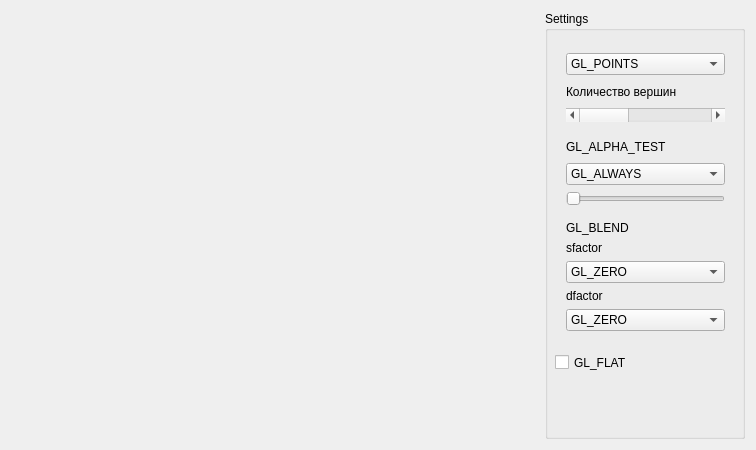
<?xml version="1.0" encoding="UTF-8"?>
<ui version="4.0">
 <class>MainWindow</class>
 <widget class="QMainWindow" name="MainWindow">
  <property name="geometry">
   <rect>
    <x>0</x>
    <y>0</y>
    <width>756</width>
    <height>450</height>
   </rect>
  </property>
  <property name="windowTitle">
   <string>MainWindow</string>
  </property>
  <widget class="QWidget" name="centralWidget">
   <layout class="QHBoxLayout" name="horizontalLayout_2">
    <item>
     <widget class="GLWidget" name="widget" native="true">
      <property name="sizePolicy">
       <sizepolicy hsizetype="Expanding" vsizetype="Expanding">
        <horstretch>0</horstretch>
        <verstretch>0</verstretch>
       </sizepolicy>
      </property>
     </widget>
    </item>
    <item>
     <widget class="QGroupBox" name="groupBox">
      <property name="sizePolicy">
       <sizepolicy hsizetype="Preferred" vsizetype="Preferred">
        <horstretch>0</horstretch>
        <verstretch>0</verstretch>
       </sizepolicy>
      </property>
      <property name="minimumSize">
       <size>
        <width>200</width>
        <height>0</height>
       </size>
      </property>
      <property name="title">
       <string>Settings</string>
      </property>
      <widget class="QCheckBox" name="isFlatCheckBox">
       <property name="geometry">
        <rect>
         <x>10</x>
         <y>340</y>
         <width>81</width>
         <height>23</height>
        </rect>
       </property>
       <property name="text">
        <string>GL_FLAT</string>
       </property>
      </widget>
      <widget class="QWidget" name="">
       <property name="geometry">
        <rect>
         <x>10</x>
         <y>31</y>
         <width>181</width>
         <height>300</height>
        </rect>
       </property>
       <layout class="QVBoxLayout" name="verticalLayout_3">
        <property name="spacing">
         <number>15</number>
        </property>
        <item>
         <layout class="QVBoxLayout" name="verticalLayout">
          <item>
           <widget class="QComboBox" name="comboBox">
            <item>
             <property name="text">
              <string>GL_POINTS</string>
             </property>
            </item>
            <item>
             <property name="text">
              <string>GL_LINES</string>
             </property>
            </item>
            <item>
             <property name="text">
              <string>GL_LINE_STRIP</string>
             </property>
            </item>
            <item>
             <property name="text">
              <string>GL_LINE_LOOP</string>
             </property>
            </item>
            <item>
             <property name="text">
              <string>GL_TRIANGLES</string>
             </property>
            </item>
            <item>
             <property name="text">
              <string>GL_TRIANGLE_STRIP</string>
             </property>
            </item>
            <item>
             <property name="text">
              <string>GL_TRIANGLE_FAN</string>
             </property>
            </item>
            <item>
             <property name="text">
              <string>GL_QUADS</string>
             </property>
            </item>
            <item>
             <property name="text">
              <string>GL_QUAD_STRIP</string>
             </property>
            </item>
            <item>
             <property name="text">
              <string>GL_POLYGON</string>
             </property>
            </item>
           </widget>
          </item>
          <item>
           <widget class="QLabel" name="label">
            <property name="text">
             <string>Количество вершин</string>
            </property>
           </widget>
          </item>
          <item>
           <widget class="QScrollBar" name="horizontalScrollBar">
            <property name="minimum">
             <number>3</number>
            </property>
            <property name="maximum">
             <number>20</number>
            </property>
            <property name="orientation">
             <enum>Qt::Horizontal</enum>
            </property>
           </widget>
          </item>
         </layout>
        </item>
        <item>
         <layout class="QVBoxLayout" name="verticalLayout_2">
          <item>
           <widget class="QLabel" name="alphaTestLabel">
            <property name="text">
             <string>GL_ALPHA_TEST</string>
            </property>
           </widget>
          </item>
          <item>
           <widget class="QComboBox" name="alphaTestFunc">
            <property name="currentIndex">
             <number>7</number>
            </property>
            <item>
             <property name="text">
              <string>GL_NEVER</string>
             </property>
            </item>
            <item>
             <property name="text">
              <string>GL_LESS</string>
             </property>
            </item>
            <item>
             <property name="text">
              <string>GL_EQUAL</string>
             </property>
            </item>
            <item>
             <property name="text">
              <string>GL_LEQUAL</string>
             </property>
            </item>
            <item>
             <property name="text">
              <string>GL_GREATER</string>
             </property>
            </item>
            <item>
             <property name="text">
              <string>GL_NOTEQUAL</string>
             </property>
            </item>
            <item>
             <property name="text">
              <string>GL_GEQUAL</string>
             </property>
            </item>
            <item>
             <property name="text">
              <string>GL_ALWAYS</string>
             </property>
            </item>
           </widget>
          </item>
          <item>
           <widget class="QSlider" name="alphaTestRef">
            <property name="maximum">
             <number>100</number>
            </property>
            <property name="orientation">
             <enum>Qt::Horizontal</enum>
            </property>
           </widget>
          </item>
         </layout>
        </item>
        <item>
         <layout class="QVBoxLayout" name="verticalLayout_4">
          <item>
           <widget class="QLabel" name="label_2">
            <property name="text">
             <string>GL_BLEND</string>
            </property>
           </widget>
          </item>
          <item>
           <widget class="QLabel" name="label_4">
            <property name="text">
             <string>sfactor</string>
            </property>
           </widget>
          </item>
          <item>
           <widget class="QComboBox" name="sfactor">
            <item>
             <property name="text">
              <string>GL_ZERO</string>
             </property>
            </item>
            <item>
             <property name="text">
              <string>GL_ONE</string>
             </property>
            </item>
            <item>
             <property name="text">
              <string>GL_SRC_COLOR</string>
             </property>
            </item>
            <item>
             <property name="text">
              <string>GL_ONE_MINUS_SRC_COLOR</string>
             </property>
            </item>
            <item>
             <property name="text">
              <string>GL_DST_COLOR</string>
             </property>
            </item>
            <item>
             <property name="text">
              <string>GL_ONE_MINUS_DST_COLOR</string>
             </property>
            </item>
            <item>
             <property name="text">
              <string>GL_SRC_ALPHA</string>
             </property>
            </item>
            <item>
             <property name="text">
              <string>GL_ONE_MINUS_SRC_ALPHA</string>
             </property>
            </item>
            <item>
             <property name="text">
              <string>GL_DST_ALPHA</string>
             </property>
            </item>
            <item>
             <property name="text">
              <string>GL_ONE_MINUS_DST_ALPHA</string>
             </property>
            </item>
            <item>
             <property name="text">
              <string>GL_CONSTANT_COLOR</string>
             </property>
            </item>
            <item>
             <property name="text">
              <string>GL_ONE_MINUS_CONSTANT_COLOR</string>
             </property>
            </item>
            <item>
             <property name="text">
              <string>GL_CONSTANT_ALPHA</string>
             </property>
            </item>
            <item>
             <property name="text">
              <string>GL_ONE_MINUS_CONSTANT_ALPHA</string>
             </property>
            </item>
            <item>
             <property name="text">
              <string>GL_SRC_ALPHA_SATURATE</string>
             </property>
            </item>
           </widget>
          </item>
          <item>
           <widget class="QLabel" name="label_3">
            <property name="text">
             <string>dfactor</string>
            </property>
           </widget>
          </item>
          <item>
           <widget class="QComboBox" name="dfactor">
            <item>
             <property name="text">
              <string>GL_ZERO</string>
             </property>
            </item>
            <item>
             <property name="text">
              <string>GL_ONE</string>
             </property>
            </item>
            <item>
             <property name="text">
              <string>GL_SRC_COLOR</string>
             </property>
            </item>
            <item>
             <property name="text">
              <string>GL_ONE_MINUS_SRC_COLOR</string>
             </property>
            </item>
            <item>
             <property name="text">
              <string>GL_DST_COLOR</string>
             </property>
            </item>
            <item>
             <property name="text">
              <string>GL_ONE_MINUS_DST_COLOR</string>
             </property>
            </item>
            <item>
             <property name="text">
              <string>GL_SRC_ALPHA</string>
             </property>
            </item>
            <item>
             <property name="text">
              <string>GL_ONE_MINUS_SRC_ALPHA</string>
             </property>
            </item>
            <item>
             <property name="text">
              <string>GL_DST_ALPHA</string>
             </property>
            </item>
            <item>
             <property name="text">
              <string>GL_ONE_MINUS_DST_ALPHA</string>
             </property>
            </item>
            <item>
             <property name="text">
              <string>GL_CONSTANT_COLOR</string>
             </property>
            </item>
            <item>
             <property name="text">
              <string>GL_ONE_MINUS_CONSTANT_COLOR</string>
             </property>
            </item>
            <item>
             <property name="text">
              <string>GL_CONSTANT_ALPHA</string>
             </property>
            </item>
            <item>
             <property name="text">
              <string>GL_ONE_MINUS_CONSTANT_ALPHA</string>
             </property>
            </item>
           </widget>
          </item>
         </layout>
        </item>
       </layout>
      </widget>
     </widget>
    </item>
   </layout>
  </widget>
 </widget>
 <layoutdefault spacing="6" margin="11"/>
 <customwidgets>
  <customwidget>
   <class>GLWidget</class>
   <extends>QWidget</extends>
   <header>glwidget.h</header>
   <container>1</container>
  </customwidget>
 </customwidgets>
 <resources/>
 <connections/>
</ui>
